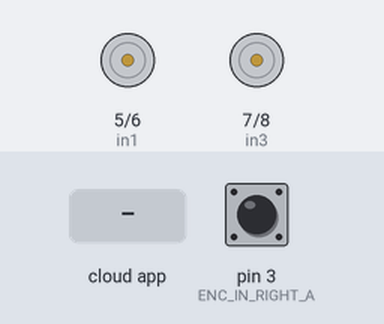
Bench run of a sketch on a simulated Arduino Uno, built with avr-gcc and run on an emulated ATmega328P. Parts: motor-driver pin pairs drawn as motors (green arrow = first pin HIGH = forward, orange = second pin HIGH = backward, longer = more drive, scaled by the enable pin). The test bench sets the inputs (shaded band); at power-on: pin 3 (ENC_IN_RIGHT_A) HIGH. The ROS host is connected and sends only what is stated.

Above: at 1.2 s.
1.3 s: the phone or cloud app sets linear.x to -100
At 1.9 s:
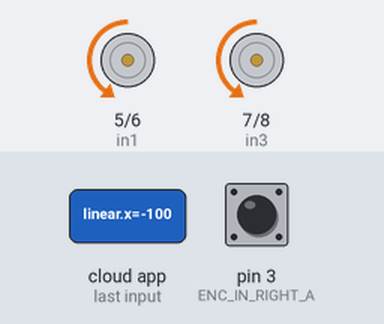
4.3 s: the phone or cloud app sets angular.z to -100
At 5.5 s:
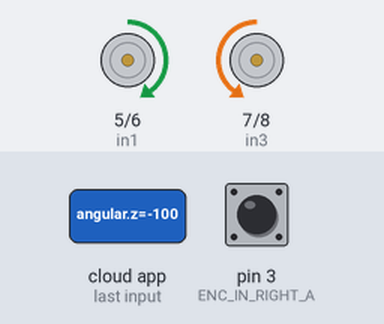
7.3 s: the phone or cloud app sets angular.z to 100
At 7.8 s:
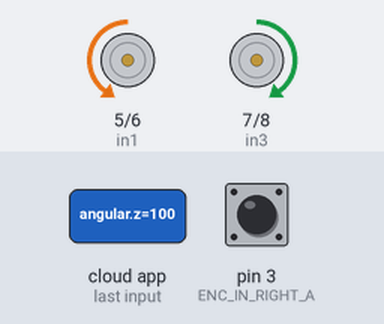
10.3 s: the phone or cloud app sets angular.z to 0
At 11.2 s:
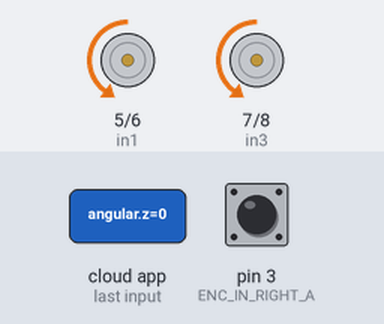
13.3 s: the phone or cloud app sets linear.x to 100
At 14.6 s:
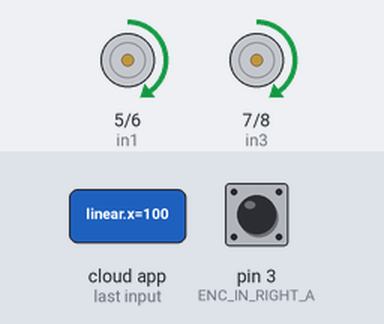
Timing chart, 0 to 16.6 s (numbered marks = the images above; inputs shaded):
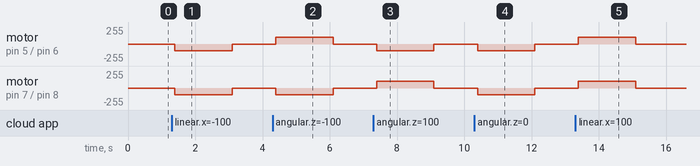

The sketch:

rosserial_posiciones_cmd_vel.ino
```cpp
////Librerias/////
#include "PinChangeInterrupt.h"
#include <ros.h>
#include <std_msgs/Float32.h>
#include <geometry_msgs/Twist.h>

// Handles startup and shutdown of ROS
ros::NodeHandle nh;

////////////////// Tick Data Publishing Variables and Constants ///////////////
boolean Direction_right = true;
boolean Direction_left = true;

// Encoder output to Arduino Interrupt pin. Tracks the pulse count.
#define ENC_IN_RIGHT_A 3

// Other encoder output to Arduino to keep track of wheel direction
// Tracks the direction of rotation.
#define ENC_IN_RIGHT_B 2

// Encoder output to Arduino Interrupt pin. Tracks the pulse count.
#define ENC_IN_LEFT_A 18

// Other encoder output to Arduino to keep track of wheel direction
// Tracks the direction of rotation.
#define ENC_IN_LEFT_B 19
// Motor A connections
const int enA = 9;
const int in1 = 5;//11;
const int in2 = 6;

// Motor B connections
const int enB = 10;
const int in3 = 7;
const int in4 = 8;

// Encoder Derecho
volatile int nR = 0;
volatile int antR = 0;
volatile int actR = 0;

// Encoder Izquierdo
volatile int nL = 0;
volatile int antL = 0;
volatile int actL = 0;

unsigned long lastTime = 0;    // Tiempo anterior
unsigned long sampleTime = 100; // Tiempo de muestreo

/////////////////////// VELOCIDAD ANGULAR //////////////////////
double wR = 0.0;  // Velocidad angular Rueda Derecha en rad/s.
double wL = 0.0;  // Velocidad angular Rueda Izquierda en rad/s.

/////////////////////// Valores //////////////////////
double constValue = 20.33; //(1000*2*pi)/R, R= 25910 // R=10000 motor pequeño //R=892 robi

//////////////////////// ROBOT /////////////////////////
double uMeas_ori  = 0.0;
double wMeas_ori  = 0.0;
double xp = 0.0, yp = 0.0;
double x_ori = 0.0, y_ori = 0.0;
double phi_ori = 0.0;

const double R = 0.03; // radio de la llanta en metros
const double d = 0.34; // Distancia entre llantas en metros

//// Publicadores phi, x,y,uMeas y wMeas

std_msgs::Float32 phi;
ros::Publisher phiPub("phi", &phi);

std_msgs::Float32 x;
ros::Publisher xPub("x", &x);

std_msgs::Float32 y;
ros::Publisher yPub("y", &y);

std_msgs::Float32 uMeas;
ros::Publisher uMeasPub("uMeas", &uMeas);

std_msgs::Float32 wMeas;
ros::Publisher wMeasPub("wMeas", &wMeas);

////////////////// Motor Controller Variables and Constants ///////////////////

// How much the PWM value can change each cycle
const int PWM_INCREMENT = 1;

// Proportional constant, which was measured by measuring the
// PWM-Linear Velocity relationship for the robot.
const int K_P = 278;

// Y-intercept for the PWM-Linear Velocity relationship for the robot
const int b = 52;

// Correction multiplier for drift. Chosen through experimentation.
const int DRIFT_MULTIPLIER = 120;

// Turning PWM output (0 = min, 255 = max for PWM values)
const int PWM_TURN = 80;

// Set maximum and minimum limits for the PWM values
const int PWM_MIN = 80; // about 0.1 m/s
const int PWM_MAX = 100; // about 0.172 m/s

// Set linear velocity and PWM variable values for each wheel
double velLeftWheel = 0;
double velRightWheel = 0;
double pwmLeftReq = 0;
double pwmRightReq = 0;

// Record the time that the last velocity command was received
double lastCmdVelReceived = 0;

/////////////////////// Motor Controller Functions ////////////////////////////

// Take the velocity command as input and calculate the PWM values.
void calc_pwm_values(const geometry_msgs::Twist& cmdVel) {

  // Record timestamp of last velocity command received
  lastCmdVelReceived = (millis()/1000);

  // Calculate the PWM value given the desired velocity
  pwmLeftReq = K_P * cmdVel.linear.x + b;
  pwmRightReq = K_P * cmdVel.linear.x + b;

  // Check if we need to turn
  if (cmdVel.angular.z != 0.0) {

    // Turn left
    if (cmdVel.angular.z > 0.0) {
      pwmLeftReq = -PWM_TURN;
      pwmRightReq = PWM_TURN;
    }
    // Turn right
    else {
      pwmLeftReq = PWM_TURN;
      pwmRightReq = -PWM_TURN;
    }
  }
  // Go straight
  else {

    // Remove any differences in wheel velocities
    // to make sure the robot goes straight
    static double prevDiff = 0;
    static double prevPrevDiff = 0;
    double currDifference = velLeftWheel - velRightWheel;
    double avgDifference = (prevDiff+prevPrevDiff+currDifference)/3;
    prevPrevDiff = prevDiff;
    prevDiff = currDifference;

    // Correct PWM values of both wheels to make the vehicle go straight
    pwmLeftReq -= (int)(avgDifference * DRIFT_MULTIPLIER);
    pwmRightReq += (int)(avgDifference * DRIFT_MULTIPLIER);
  }

  // Handle low PWM values
  if (abs(pwmLeftReq) < PWM_MIN) {
    pwmLeftReq = 0;
  }
  if (abs(pwmRightReq) < PWM_MIN) {
    pwmRightReq = 0;
  }
}

void set_pwm_values() {

  // These variables will hold our desired PWM values
  static int pwmLeftOut = 0;
  static int pwmRightOut = 0;

  // If the required PWM is of opposite sign as the output PWM, we want to
  // stop the car before switching direction
  static bool stopped = false;
  if ((pwmLeftReq * velLeftWheel < 0 && pwmLeftOut != 0) ||
      (pwmRightReq * velRightWheel < 0 && pwmRightOut != 0)) {
    pwmLeftReq = 0;
    pwmRightReq = 0;
  }

  // Set the direction of the motors
  if (pwmLeftReq > 0) { // Left wheel forward
    digitalWrite(in1, HIGH);
    digitalWrite(in2, LOW);
  }
  else if (pwmLeftReq < 0) { // Left wheel reverse
    digitalWrite(in1, LOW);
    digitalWrite(in2, HIGH);
  }
  else if (pwmLeftReq == 0 && pwmLeftOut == 0 ) { // Left wheel stop
    digitalWrite(in1, LOW);
    digitalWrite(in2, LOW);
  }
  else { // Left wheel stop
    digitalWrite(in1, LOW);
    digitalWrite(in2, LOW);
  }

  if (pwmRightReq > 0) { // Right wheel forward
    digitalWrite(in3, HIGH);
    digitalWrite(in4, LOW);
  }
  else if(pwmRightReq < 0) { // Right wheel reverse
    digitalWrite(in3, LOW);
    digitalWrite(in4, HIGH);
  }
  else if (pwmRightReq == 0 && pwmRightOut == 0) { // Right wheel stop
    digitalWrite(in3, LOW);
    digitalWrite(in4, LOW);
  }
  else { // Right wheel stop
    digitalWrite(in3, LOW);
    digitalWrite(in4, LOW);
  }

  // Increase the required PWM if the robot is not moving
  if (pwmLeftReq != 0 && velLeftWheel == 0) {
    pwmLeftReq *= 1.5;
  }
  if (pwmRightReq != 0 && velRightWheel == 0) {
    pwmRightReq *= 1.5;
  }

  // Calculate the output PWM value by making slow changes to the current value
  if (abs(pwmLeftReq) > pwmLeftOut) {
    pwmLeftOut += PWM_INCREMENT;
  }
  else if (abs(pwmLeftReq) < pwmLeftOut) {
    pwmLeftOut -= PWM_INCREMENT;
  }
  else{}

  if (abs(pwmRightReq) > pwmRightOut) {
    pwmRightOut += PWM_INCREMENT;
  }
  else if(abs(pwmRightReq) < pwmRightOut) {
    pwmRightOut -= PWM_INCREMENT;
  }
  else{}

  // Conditional operator to limit PWM output at the maximum
  pwmLeftOut = (pwmLeftOut > PWM_MAX) ? PWM_MAX : pwmLeftOut;
  pwmRightOut = (pwmRightOut > PWM_MAX) ? PWM_MAX : pwmRightOut;

  // PWM output cannot be less than 0
  pwmLeftOut = (pwmLeftOut < 0) ? 0 : pwmLeftOut;
  pwmRightOut = (pwmRightOut < 0) ? 0 : pwmRightOut;

  // Set the PWM value on the pins
  analogWrite(enA, pwmLeftOut);
  analogWrite(enB, pwmRightOut);
}

// Set up ROS subscriber to the velocity command
ros::Subscriber<geometry_msgs::Twist> subCmdVel("cmd_vel", &calc_pwm_values );

void setup() {
// Set pin states of the encoder
  pinMode(ENC_IN_RIGHT_A , INPUT_PULLUP);
  pinMode(ENC_IN_RIGHT_B , INPUT);

  pinMode(ENC_IN_LEFT_A , INPUT_PULLUP);
  pinMode(ENC_IN_LEFT_B , INPUT);

  // Every time the pin goes high, this is a pulse
  attachInterrupt(digitalPinToInterrupt(ENC_IN_RIGHT_A), right_wheel_pulse, RISING);
  attachInterrupt(digitalPinToInterrupt(ENC_IN_LEFT_A), left_wheel_pulse, RISING);

  // Motor control pins are outputs
  pinMode(enA, OUTPUT);
  pinMode(enB, OUTPUT);
  pinMode(in1, OUTPUT);
  pinMode(in2, OUTPUT);
  pinMode(in3, OUTPUT);
  pinMode(in4, OUTPUT);

  // Turn off motors - Initial state
  digitalWrite(in1, LOW);
  digitalWrite(in2, LOW);
  digitalWrite(in3, LOW);
  digitalWrite(in4, LOW);

  // Set the motor speed
  analogWrite(enA, 0);
  analogWrite(enB, 0);

  /* Test Velocidad
  analogWrite(enA, 255);
  analogWrite(enB, 255);
  digitalWrite(in1, HIGH);
  digitalWrite(in2, LOW);
  digitalWrite(in3, HIGH);
  digitalWrite(in4, LOW);*/

  // ROS Setup
  nh.getHardware()->setBaud(115200);
  nh.initNode();
  nh.advertise(phiPub);
  nh.advertise(xPub);
  nh.advertise(yPub);
  nh.advertise(uMeasPub);
  nh.advertise(wMeasPub);
  nh.subscribe(subCmdVel);

  lastTime = millis();
}

void loop() {

  nh.spinOnce();

  if (millis() - lastTime >= sampleTime) { // Se actualiza cada sampleTime (milisegundos)
    computeWR();
    computeWL();
    velocityRobot(wR, wL);

    phi_ori = phi_ori+0.1*wMeas_ori;
    xp = uMeas_ori*cos(phi_ori);
    yp = uMeas_ori*sin(phi_ori);

    x_ori = x_ori + 0.1*xp;
    y_ori = y_ori + 0.1*yp;

    phi.data=phi_ori;
    x.data=x_ori;
    y.data=y_ori;
    uMeas.data=uMeas_ori;
    wMeas.data=wMeas_ori;

    //// Publicación de los datos en ROS////
    phiPub.publish( &phi);
    xPub.publish( &x);
    yPub.publish( &y);
    uMeasPub.publish( &uMeas);
    wMeasPub.publish( &wMeas);
    lastTime = millis();
  }

  // Stop the car if there are no cmd_vel messages
  if((millis()/1000) - lastCmdVelReceived > 1) {
    pwmLeftReq = 0;
    pwmRightReq = 0;
  }

  set_pwm_values();
}

// Increment the number of pulses by 1
void right_wheel_pulse() {

  // Read the value for the encoder for the right wheel
  int val = digitalRead(ENC_IN_RIGHT_B);

  if(val == LOW) {
    Direction_right = false; // Reverse
  }
  else {
    Direction_right = true; // Forward
  }

  if (Direction_right) {
    nR++;
  }
  else {
    nR--;
  }
}

// Increment the number of pulses by 1
void left_wheel_pulse() {

  // Read the value for the encoder for the right wheel
  int val_l = digitalRead(ENC_IN_LEFT_B);

  if(val_l == HIGH) {
    Direction_left = false; // Reverse
  }
  else {
    Direction_left = true; // Forward
  }

  if (Direction_left) {
    nL++;
  }
  else {
    nL--;
  }
}

void computeWR(void) {
  wR = (constValue * nR) / (millis() - lastTime); // Calculamos velocidad Rueda Derecha rad/s
  nR = 0;  // Reiniciamos los pulsos.
}

void computeWL(void) {
  wL = (constValue * nL) / (millis() - lastTime); // Calculamos velocidad Rueda Izquierda rad/s
  nL = 0;  // Reiniciamos los pulsos.
}

void velocityRobot(double w1, double w2)
{
  uMeas_ori = (R*(w1+w2))/2.0; // w1=wR w2=Wl
  wMeas_ori = (R*(w1-w2))/d;
}
```

Measured:
- after the input at 1.3 s, motor on pin 5 (in1) / pin 6 (in2), motor on pin 7 (in3) / pin 8 (in4): stopped → backward 100/255 after 0.10 s, → stopped 1.7 s later
- after the input at 4.3 s, motor on pin 5 (in1) / pin 6 (in2): stopped → forward 100/255 after 0.10 s, → stopped 1.7 s later; motor on pin 7 (in3) / pin 8 (in4): stopped → backward 100/255 after 0.10 s, → stopped 1.7 s later
- after the input at 7.3 s, motor on pin 5 (in1) / pin 6 (in2): stopped → backward 100/255 after 0.10 s, → stopped 1.7 s later; motor on pin 7 (in3) / pin 8 (in4): stopped → forward 100/255 after 0.10 s, → stopped 1.7 s later
- after the input at 10.3 s, motor on pin 5 (in1) / pin 6 (in2), motor on pin 7 (in3) / pin 8 (in4): stopped → backward 100/255 after 0.10 s, → stopped 1.7 s later
- after the input at 13.3 s, motor on pin 5 (in1) / pin 6 (in2), motor on pin 7 (in3) / pin 8 (in4): stopped → forward 100/255 after 0.10 s, → stopped 1.7 s later
